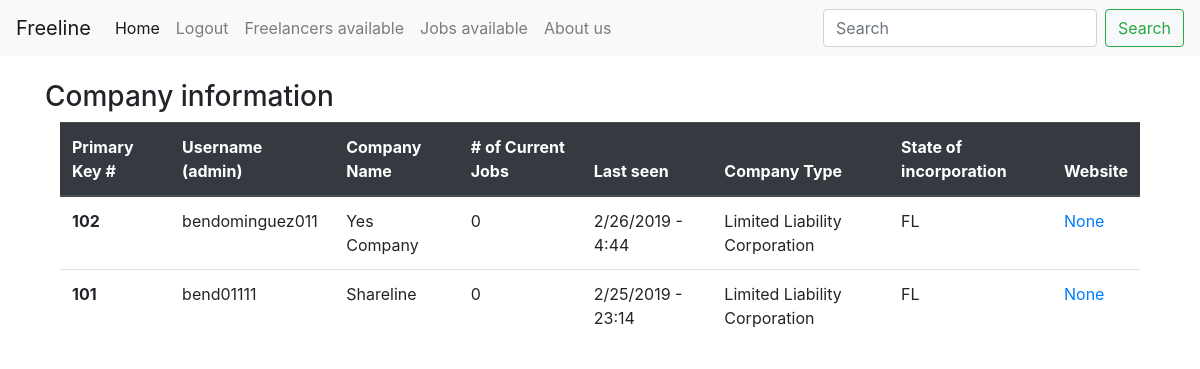
The app's page /admin/admin/company_info (signed in), older data.
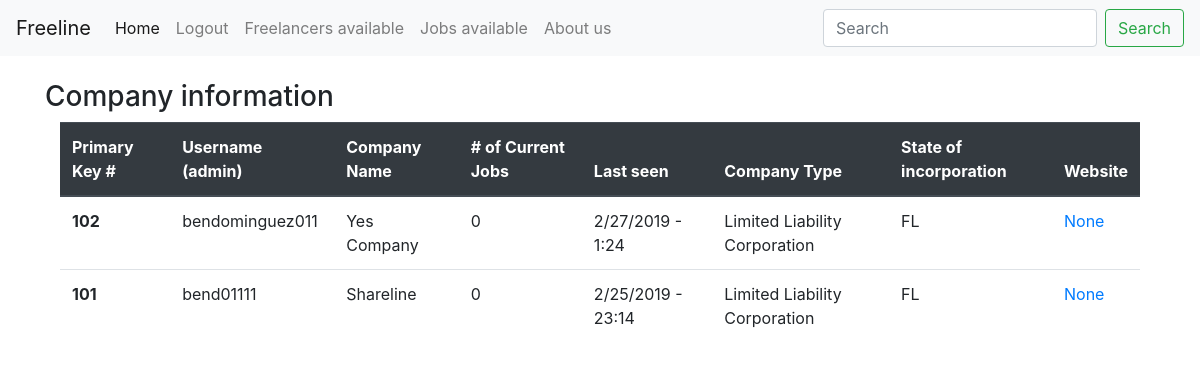
The same page, newer data.
### app/models.py (models this page shows, shortened)
class User(db.Model, UserMixin):
    id = db.Column(db.Integer, primary_key=True)
    username = db.Column(db.String(64), index=True, unique=True)
    password = db.Column(db.String(64))
    first = db.Column(db.String(64), index=True)
    last = db.Column(db.String(64), index=True)
    registration_date = db.Column(db.DateTime, index=True)
    email = db.Column(db.String(64), index=True)
    hours_a_week = db.Column(db.String(64))
    occupation = db.Column(db.String(64), index=True, default='Developer')
    social_id = db.Column(db.String(64), nullable=True) #nullable?
    about_me = db.Column(db.String(1000))
    avatar_data = db.Column(db.String(400))
    last_seen = db.Column(db.DateTime, default=datetime.utcnow)
    startup = db.relationship('Startup', backref='admin', lazy='dynamic')
    jobs = db.relationship('Job', backref='freelancer', lazy='dynamic')
    resume = db.relationship('PastEmployments', backref='freelancer', lazy='dynamic')
    reviews = db.relationship('Reviews', backref='freelancer', lazy='dynamic')
    messages_sent = db.relationship('Message',
    foreign_keys='Message.sender_id', backref='sender', lazy='dynamic')
    messages_recieved = db.relationship('Message',
    foreign_keys='Message.recipient_id', backref='recipient', lazy='dynamic')
    last_message_read_time = db.Column(db.DateTime)
    roles = db.relationship('Role', secondary='user_roles')
    @login.user_loader
    def load_user(user_id):
        return User.query.get(int(user_id))
    def employer(self):
        return ('Employer' in [role.name for role in self.roles])
    def freelancer(self):
        return ('Freelancer' in [role.name for role in self.roles])
    def admin(self):
        return ('Admin' in [role.name for role in self.roles])
    def info(self):
        if self.employer():
            return '<Employer {0}>'.format(self.username)
        elif self.freelancer():
            return '<Freelancer {0} {1}>'.format(self.first, self.last)
        else:
            return '<ROLE NOT ASSIGNED FOR {0}>'.format(self.username)
    __repr__ = info

class Startup(UserMixin, db.Model):
    id = db.Column(db.Integer, primary_key=True)
    company_name = db.Column(db.String(64), index=True, unique=True)
    founded_date = db.Column(db.DateTime, index=True, default=datetime.utcnow)
    website = db.Column(db.String(64), unique=True, index=True)
    email = db.Column(db.String(64), unique=True, index=True)
    """
    information that should be available to developers who
    are considering taking equity in the firm
    """
    access_to_financials = db.Column(db.Boolean) # this can be marked with a check mark
    previously_funded = db.Column(db.Boolean) # this can be marked with a check
    certificate_of_incorporation = db.Column(db.Boolean, default=True)
    state_of_incorporation = db.Column(db.String(64), default='Delaware')
    company_type = db.Column(db.String(64), default='C-Corp')
    taxID = db.Column(db.String(64), default='00-0000000')
    description = db.Column(db.String(1000))
    user_id = db.Column(db.Integer, db.ForeignKey('user.id'))
    logo_data = db.Column(db.String(400))
    jobs = db.relationship('Job', backref='company', lazy='dynamic')
    reviews = db.relationship('Reviews', backref='company', lazy='dynamic')
    def info(self):
        return "<Startup {0}>".format(self.company_name)
    __repr__ = info

### app/admin/routes.py (the view)
@bp.route('/admin/company_info')
@login_required
@roles_required(['Admin'])
def company_info():
    page = request.args.get('page', 1, type=int)
    employers = User.query.filter(User.roles.any(name="Employer")).order_by(User.last_seen.desc()).paginate(page, current_app.config['COMPANIES_PER_PAGE_ADMIN'], False)
    next_url = (url_for('company_info', page=employers.next_num) if employers.has_next else None)
    prev_url = (url_for('company_info', page=employers.prev_num) if employers.has_prev else None)
    return render_template("company_info.html",employers = employers.items,next_url=next_url, prev_url=prev_url)

### app/special.py (called while the page is built)
def roles_required(roles):
    def real_decorator(view):
        @wraps(view)
        def decorated_view(*args, **kwargs):
            if 'Employer' in roles and current_user.employer():
                return view(*args, **kwargs)
            elif 'Admin' in roles and current_user.admin():
                return view(*args, **kwargs)
            elif 'Freelancer' in roles and current_user.freelancer():
                return view(*args, **kwargs)
            else:
                return render_template('errors/404.html'), 404
        return decorated_view
    return real_decorator

### app/admin/templates/company_info.html
{% extends "base.html" %}
{% block content %}
<div class="container">
<div class="row"><br></div>
<div class="row"><h3>Company information</h3></div>
<table class="table">
  <thead class="thead-dark">
    <tr>
      <th scope="col">Primary Key #</th>
      <th scope="col">Username (admin)</th>
      <th scope="col">Company Name</th>
      <th scope="col"># of Current Jobs</th>
      <th scope="col">Last seen</th>
      <th scope="col">Company Type</th>
      <th scope="col">State of incorporation</th>
      <th scope="col">Website</th>
    </tr>
    </thead>
      <tbody>
        {% for employer in employers %}
        <tr>
        <th scope="row">{{ employer.startup.first().id }}</th>
        <td> {{ employer.username }}</td>
        <td> {{ employer.startup.first().company_name }} </td>
        <td> {{ employer.startup.first().jobs.count() }} </td>
        <td> {{ employer.last_seen.month }}/{{ employer.last_seen.day }}/{{ employer.last_seen.year }} - {{ employer.last_seen.hour }}:{{ employer.last_seen.minute }}</td>
        <td> {{ employer.startup.first().company_type }} </td>
        <td> {{ employer.startup.first().state_of_incorporation }}</td>
        <td><a href="{{ employer.startup.website }}"> {{ employer.startup.first().website}}</a></td>
        </tr>
        {% endfor %}
      </tbody>
</table>
</div>
{% endblock content %}

### app/templates/base.html (shortened to what this page needs)
<!doctype html>
<html lang="en">
<head>
  <link rel="stylesheet" href="https://stackpath.bootstrapcdn.com/bootstrap/4.3.1/css/bootstrap.min.css">
  <link rel="stylesheet" href="https://cdnjs.cloudflare.com/ajax/libs/bootstrap-social/4.12.0/bootstrap-social.min.css">
  <link rel="stylesheet" href="https://use.fontawesome.com/releases/v5.7.2/css/brands.css">
{% block navbar %}
<nav class="navbar navbar-expand-lg navbar-light bg-light" style="background-color: #1E90FF;">
  <a class="navbar-brand" href="{{ url_for('main.index') }}">
    Freeline</a>
  <div class="collapse navbar-collapse" id="navbarSupportedContent">
    <ul class="navbar-nav mr-auto">
      <li class="nav-item active">
        <a class="nav-link" href="{{ url_for('main.index') }}">Home <span class="sr-only">(current)</span></a>
      </li>
      {% if current_user.is_anonymous %}
      <li class="nav-item">
        <a class="nav-link" href="{{ url_for('auth.login') }}">Login</a>
      </li>
      {% else %}
      <li class="nav-item">
        <a class="nav-link" href="{{ url_for('auth.logout') }}">Logout</a>
      </li>
      {% endif %}
<li class="nav-item">
  <a class="nav-link" href="{{ url_for('main.freelancers_available')}}">Freelancers available</a>
</li>
<li class="nav-item">
  <a class="nav-link" href="{{ url_for('main.jobs_available')}}">Jobs available</a>
</li>
<li class="nav-item">
  <a class="nav-link" href="{{ url_for('main.about_us')}}">About us</a>
</li>
    </ul>
    <form class="form-inline my-2 my-lg-0">
      <input class="form-control mr-sm-2" type="search" placeholder="Search" aria-label="Search">
      <button class="btn btn-outline-success my-2 my-sm-0" type="submit">Search</button>
    </form>
  </div>
</nav>
{% endblock %}
<div class="container">
{% block content %}{% endblock %}
</div>

Row changes from the older to the newer data that the page shows:
changed User "bendominguez011": last_seen.day "26" → "27"; last_seen.hour "4" → "1"; last_seen.minute "44" → "24"
